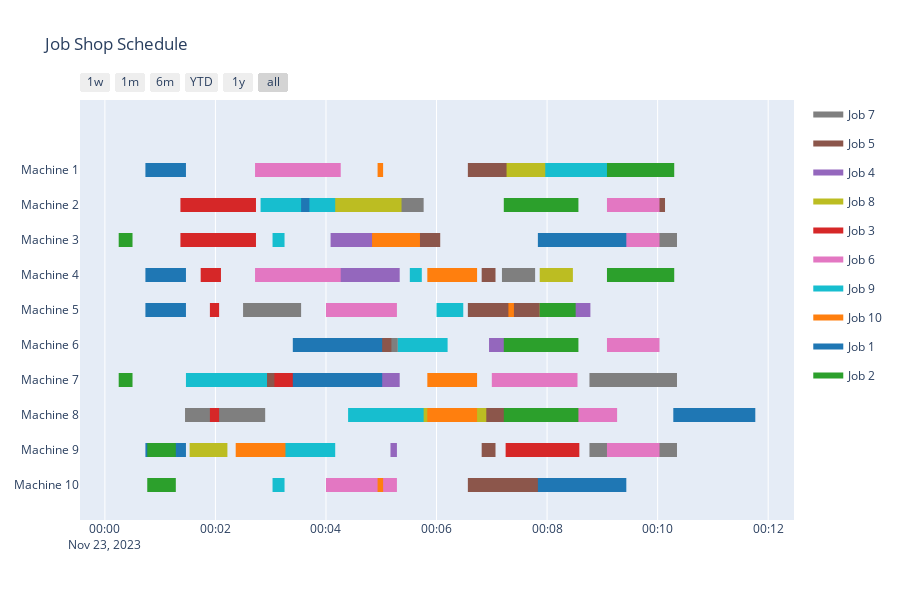

The notebook cell this image was saved under:
### Code cell
import matplotlib.pyplot as plt
import numpy as np
import datetime
import plotly.figure_factory as ff

# Assuming you have the necessary variables: best_job_order, p_t, m_seq

j_count = p_t.shape[0]
m_count = m_seq.shape[1]
task_colors = plt.cm.viridis(np.linspace(0, 1, j_count))

# Dictionary to store job scheduling information
j_record = {}

for i, op_id in enumerate(best_job_order):
    job_id = i % j_count  # Wrap around the job_id using modulo
    machine_id = i // j_count + 1  # Calculate the machine_id based on the job_id

    if op_id < p_t.shape[1] and op_id < m_seq.shape[1]:
        p_t_row = p_t[job_id, :op_id + 1]
        m_seq_row = m_seq[job_id, :op_id + 1]

        start_time = max(np.sum(p_t_row), np.sum(m_seq_row))
        end_time = start_time + p_t[job_id, op_id]

        # Convert start_time and end_time to timedelta format
        start_time = str(datetime.timedelta(seconds=start_time))
        end_time = str(datetime.timedelta(seconds=end_time))

        j_record[(job_id, machine_id)] = [start_time, end_time]

# Creating a list of dictionaries for DataFrame
df = []
for machine_id in range(1, m_count + 1):
    for job_id in range(j_count):
        df.append(dict(Task=f"Machine {machine_id}", Start=f'2023-11-23 {j_record[(job_id, machine_id)][0]}',
                       Finish=f'2023-11-23 {j_record[(job_id, machine_id)][1]}', Resource=f'Job {job_id + 1}'))

# Creating a DataFrame
df = pd.DataFrame(df)
df.Start = pd.to_datetime(df['Start'])
df.Finish = pd.to_datetime(df['Finish'])

# Creating Gantt Chart using Plotly
fig = ff.create_gantt(df, index_col='Resource', show_colorbar=True, group_tasks=True, showgrid_x=True,
                      title='Job Shop Schedule')
fig.show()
